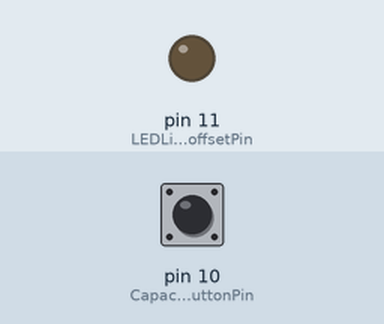
This sketch was run on a simulated Arduino Uno, built with avr-gcc and run on an emulated ATmega328P. Parts: output pins drawn as LEDs (lit = HIGH). The inputs (shaded band) are chosen by the test bench; at power-on: pin 10 (CapacitiveInput_ButtonPin) LOW.

Above: at 1.2 s.
1.3 s: pin 10 (CapacitiveInput_ButtonPin) pulled HIGH for 0.15 s
At 1.84 s:
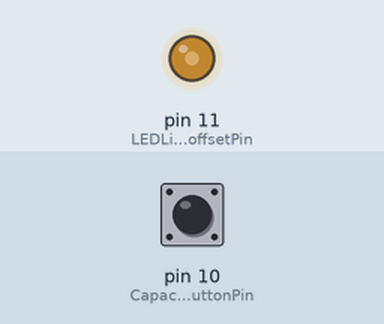
4.3 s: pin 10 (CapacitiveInput_ButtonPin) pulled HIGH for 1 s
6.8 s: pin 10 (CapacitiveInput_ButtonPin) pulled HIGH for 0.15 s
At 8.3 s:
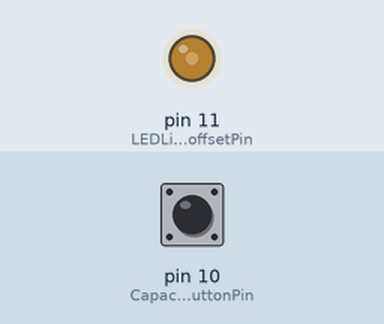
Timing chart, 0 to 9.8 s (numbered marks = the images above; inputs shaded):
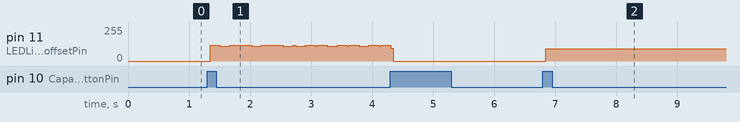

The sketch:

LEDRoomLightController.ino
```cpp
//Input Buttons or Screen?
const int CapacitiveInput_ButtonPin = 10;
const int LEDLight_MoffsetPin = 11;

bool LightSwitch = false;
bool LightSwitch_Before = false;

int heldcount = 0;
int heldcount_Max = 500;
int LedBrightness = 25*50;
int LedBrightness_Max = 25*1;
int LedBrightness_Min = 25*75;

void setup() {
  pinMode(LEDLight_MoffsetPin, OUTPUT);
  pinMode(CapacitiveInput_ButtonPin, INPUT);

  Serial.begin(9600);
}

void loop() {
  //Capacitive Input Toggle with Hold to Dim
  if (digitalRead(CapacitiveInput_ButtonPin)) {

    //Toggle States
    if (!LightSwitch && !LightSwitch_Before) {
      LightSwitch = true;
    }
    else if (LightSwitch && LightSwitch_Before) {
      LightSwitch = false;
    }

    //Push And Hold Dim Light as Needed
    if (heldcount < heldcount_Max) heldcount++;
    else if (heldcount >= heldcount_Max) {
      if (LedBrightness < LedBrightness_Min) LedBrightness++; // Reduces Brightness
      else if (LedBrightness > LedBrightness_Max) LedBrightness--; //Increases Brightness
    }
  }
  else {
    if (LightSwitch != LightSwitch_Before) LightSwitch_Before = LightSwitch;
  }

  //LED ON and OFF Cases / Controlling the Moffset
  if (LightSwitch) {
    digitalWrite(LEDLight_MoffsetPin, LOW); //OFF
    delayMicroseconds(LedBrightness);
    digitalWrite(LEDLight_MoffsetPin, HIGH); //ON
    delay(1);
  }
  else {
    digitalWrite(LEDLight_MoffsetPin, LOW); //OFF
    delay(1);
  }
}
```

Measured:
- after the input at 1.3 s, pin 11 (LEDLight_MoffsetPin): 0/255 → 117/255 after 0.05 s, → 111/255 0.16 s later, → 117/255 0.16 s later, → 111/255 0.36 s later, … (19 changes in this stretch)
- after the input at 6.8 s, pin 11 (LEDLight_MoffsetPin): 0/255 → 93/255 after 0.05 s
